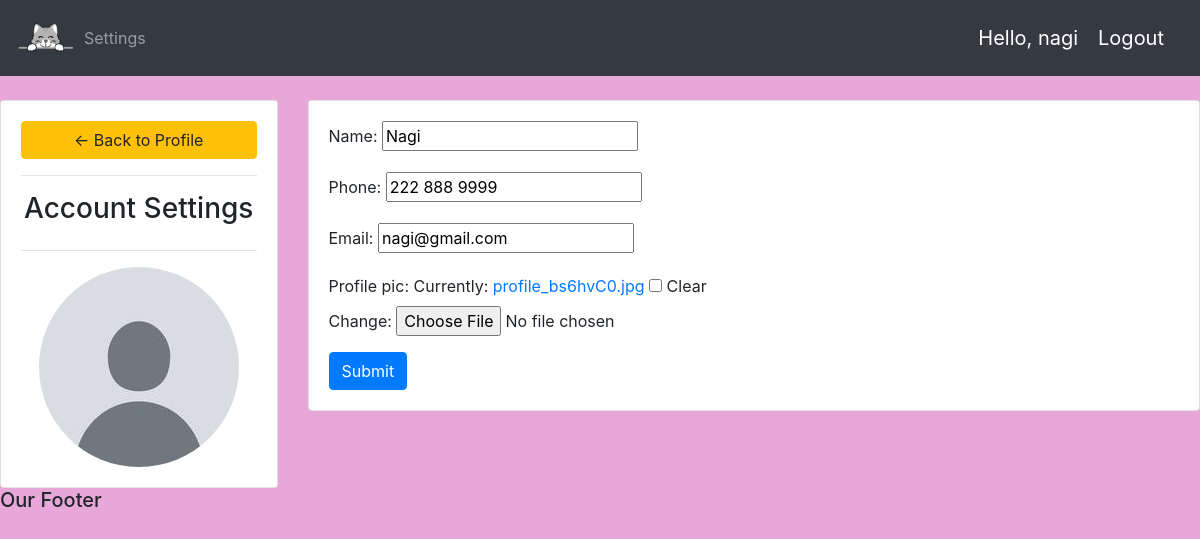
/account/ (signed in), run on the app's committed database.
### accounts/models.py (models this page shows, shortened)
class Customer(models.Model):
    user = models.OneToOneField(User, null=True, blank = True, on_delete=models.CASCADE)
    name = models.CharField(max_length=200, null=True)
    phone = models.CharField(max_length=200, null=True)
    email = models.CharField(max_length=200, null=True)
    profile_pic = models.ImageField(default = "profile.jpg",null = True, blank= True)
    date_created = models.DateTimeField(auto_now_add=True)

### accounts/decorators.py (the view)
        def wrapper_func(request, *args, **kwargs):
            group = None
            if request.user.groups.exists():
                group = request.user.groups.all()[0].name
            if group in allowedroles:
                return view_func(request, *args, **kwargs)
            else:
                return HttpResponse('You are unauthrorized to view this page')

### accounts/forms.py
class CustomerForm(ModelForm):
    class Meta:
        model = Customer
        fields = '__all__'
        exclude = ['user']

### accounts/views.py (called while the page is built)
@login_required(login_url='login')
@allowed_users(allowedroles=['customer'])
def accountSettings(request):
    customer = request.user.customer
    form = CustomerForm(instance= customer)
    if request.method =='POST':
        form = CustomerForm(request.POST, request.FILES, instance = customer)
        if form.is_valid():
            form.save()
    context = {'form':form}
    return render(request,'accounts/account_settings.html', context)

### accounts/templates/accounts/account_settings.html (shortened to what this page needs)
{%  extends 'accounts/main.html' %}
{% load static %}
{% block content %}
<br>
<div class="row">
	<div class="col-md-3">
		<div class="card card-body">
			<a class="btn btn-warning" href="{% url 'home' %}"> &#8592; Back to Profile</a>
			<hr>
			<h3 style="text-align: center">Account Settings</h3>
			<hr>
			<img class="profile-pic" src="{{request.user.customer.profile_pic.url}}" >
		</div>
	</div>
	<div class="col-md-9">
		<div class="card card-body">
			<form method="POST" action="" enctype="multipart/form-data">
				{{form.as_p}}
			<input class="btn btn-primary" type="submit" name="Update Information">
			</form>
		</div>
	</div>
</div>
{% endblock %}

### accounts/templates/accounts/navbar.html (shortened to what this page needs)
{% load static %}
<nav class="navbar navbar-expand-lg navbar-dark bg-dark">
    <img src = "{% static 'images/logo.png' %}" width="60" height="60">
    <div class="collapse navbar-collapse" id="navbarNav">
      <ul class="navbar-nav">
        {% if request.user.is_staff %}
        <li class="nav-item active">
          <a class="nav-link" href="{% url 'home' %}">Dashboard</a>
        </li>
        <li class="nav-item">
          <a class="nav-link" href="{% url 'products' %}">Products</a>
        </li>
        {% else %}
        <li class = "nav-item">
          <a class="nav-link" href="{% url 'account' %}">Settings</a>
        </li>
        {% endif %}
      </ul>
    </div>
    <span class="hello-msg">Hello, {{request.user}}</span>
    <span><a class="hello-msg" href="{% url 'logout' %}">Logout</a></span>
  </nav>

### static/css/main.css (style rules this page uses)
body { background-color:rgb(231, 168, 217); }

### accounts/templates/accounts/navbar.html (style rules this page uses)
.hello-msg { font-size: 20px; color: #fff; margin-right: 20px; }

### accounts/templates/accounts/account_settings.html (style rules this page uses)
.profile-pic { max-width: 200px; max-height:200px; margin: 0 auto; border-radius: 50%; }

### data on the page
Customer: name "Nagi", phone "222 888 9999", email "nagi@gmail.com"

### other printed values
{{ request.user }} "nagi"
